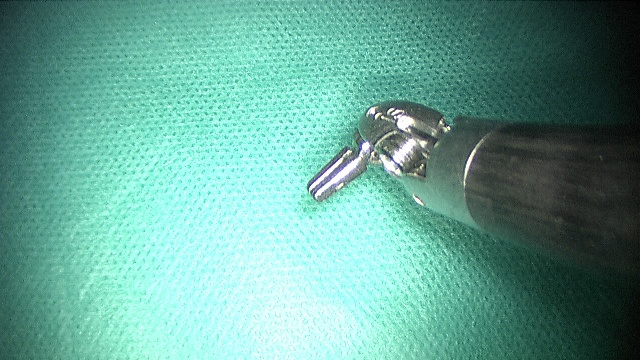
#> input picture b00_i01_a02_20240813_160158_left_0004.jpg, 640 x 360 px, found by its file name
$ python Main.py
#> lines starting #> are read from the running program, lines starting #| are printed output that depends on the picture
import  cv2
import numpy as np
from skimage.feature.texture import graycomatrix, graycoprops
from skimage.feature import local_binary_pattern

def rgb_histogram(image, bins=256):
    b = image.copy()
    g = image.copy()
    r = image.copy()
    b[:,:,1] = 0
    b[:,:,2] = 0
    g[:,:,0] = 0
    g[:,:,2] = 0
    r[:,:,0] = 0
    r[:,:,1] = 0
    return [b,g,r]

def GaussianBlurVariables(direction=1, sigmaX=0):
    if direction%2 != 0:
        direction_xy = (direction, direction)
        return (direction_xy, sigmaX)
    else:
        Exception("Direction must be an odd number")

def edgeParameters(x=0,y=0):
    return [x,y]

image_path = r'C:\Users\small\Desktop\Signals\Project\Signal_Project\b00_i01_a02_20240813_160158_left_0004.jpg'
image_color = cv2.imread(image_path)
#> image_color is the input picture: shape (360, 640, 3); mean B, G, R 149.8, 162.9, 102.2
if image_color is None:
    print("Could not open or find the image")
    exit(0)
image_grey = cv2.cvtColor(image_color, cv2.COLOR_BGR2GRAY)
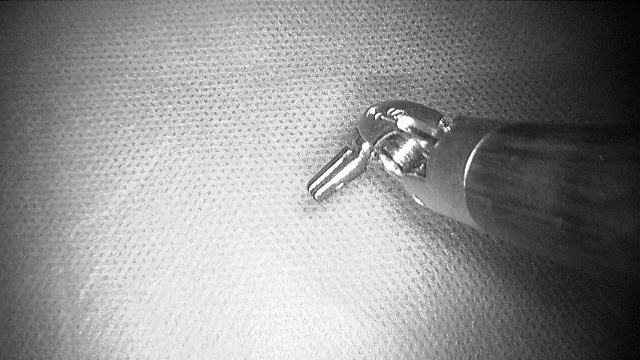
#> image_grey: shape (360, 640); min 0, max 255, mean 143.2
cv2.imshow('R', rgb_histogram(image_color)[2])
#> in rgb_histogram, `b[:,:,1] = 0`:
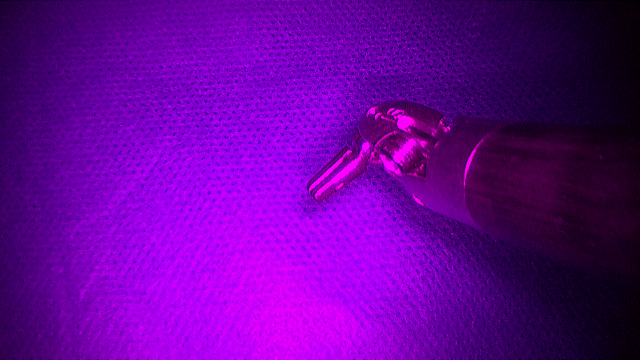
#> b: shape (360, 640, 3); mean B, G, R 149.8, 0, 102.2
#> in rgb_histogram, `b[:,:,2] = 0`:
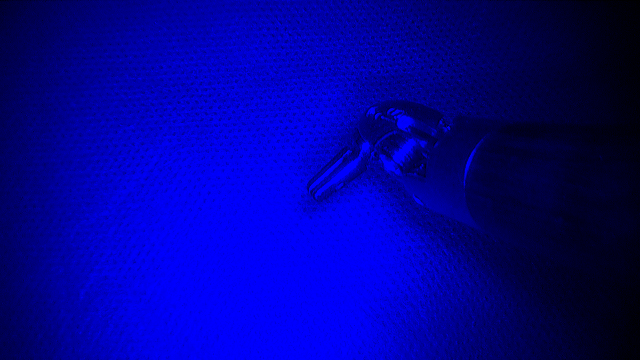
#> b: shape (360, 640, 3); mean B, G, R 149.8, 0, 0
#> in rgb_histogram, `g[:,:,0] = 0`:
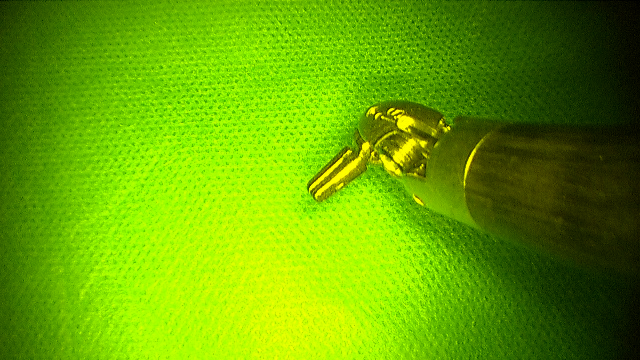
#> g: shape (360, 640, 3); mean B, G, R 0, 162.9, 102.2
#> in rgb_histogram, `g[:,:,2] = 0`:
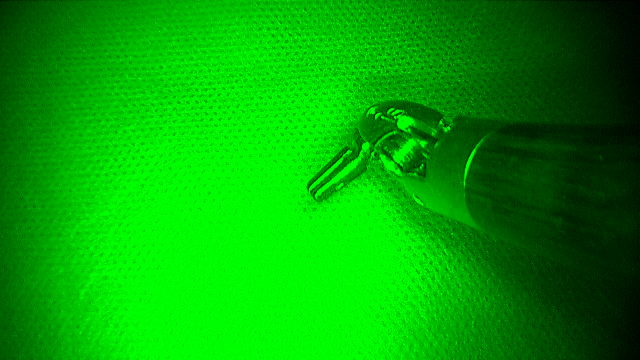
#> g: shape (360, 640, 3); mean B, G, R 0, 162.9, 0
#> in rgb_histogram, `r[:,:,1] = 0`:
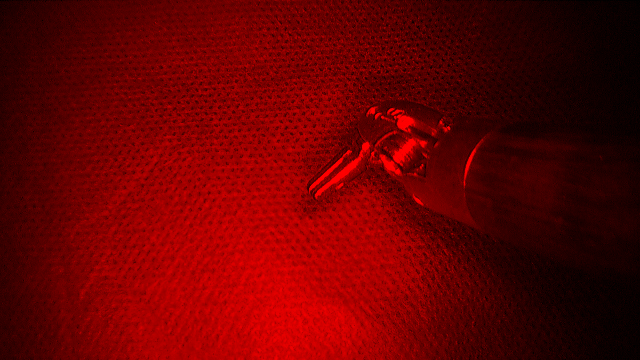
#> r: shape (360, 640, 3); mean B, G, R 0, 0, 102.2
cv2.imshow('Grey', image_grey)
cv2.imshow("Gaussian blur", cv2.GaussianBlur(image_color, GaussianBlurVariables(25)[0], GaussianBlurVariables()[1]))
cv2.imshow("edges", cv2.Canny(image_grey, edgeParameters(150)[0], edgeParameters(0,50)[1]))
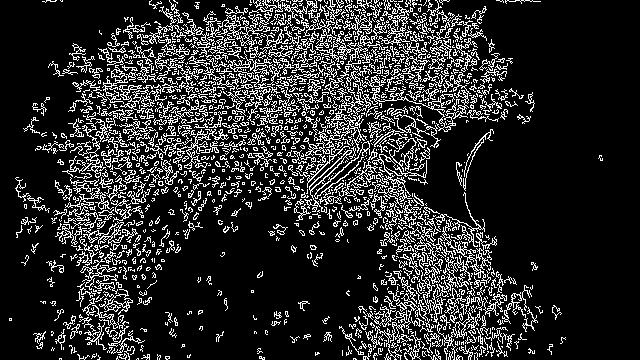
#> window 'edges': shape (360, 640); 16.8% white in thin lines or dots
cv2.waitKey(0)

$ run again, with b01_i02_a01_20240815_153231_left_0004.jpg copied over b00_i01_a02_20240813_160158_left_0004.jpg
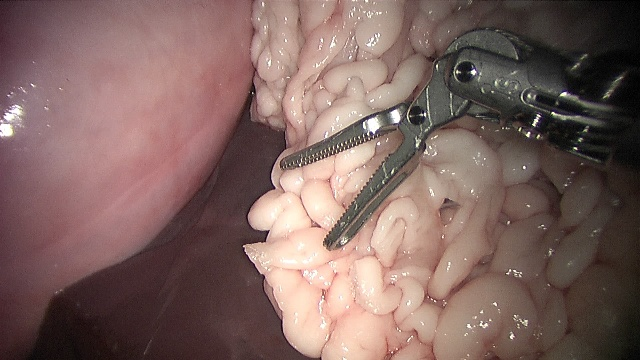
#> input picture b01_i02_a01_20240815_153231_left_0004.jpg, 640 x 360 px, found by its file name
#> image_color is the input picture: shape (360, 640, 3); mean B, G, R 95.8, 100.5, 126.5
#> in rgb_histogram, `r[:,:,1] = 0`:
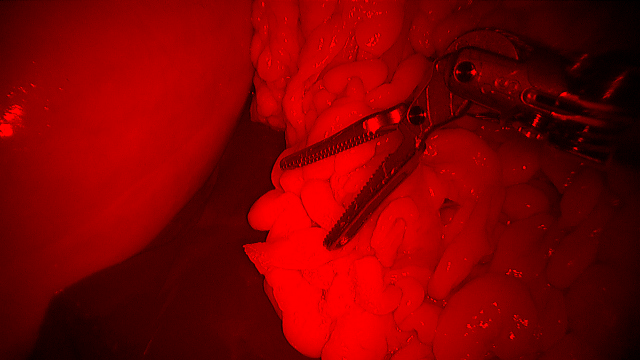
#> r: shape (360, 640, 3); mean B, G, R 0, 0, 126.5
#> `cv2.imshow("edges", cv2.Canny(image_grey, edgeParameters(150)[0], edge..`:
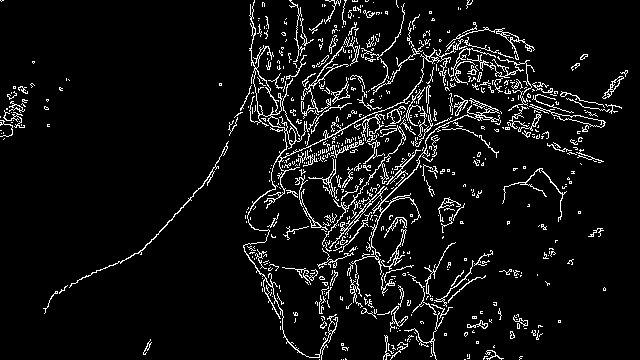
#> window 'edges': shape (360, 640); 6.6% white in thin lines or dots
